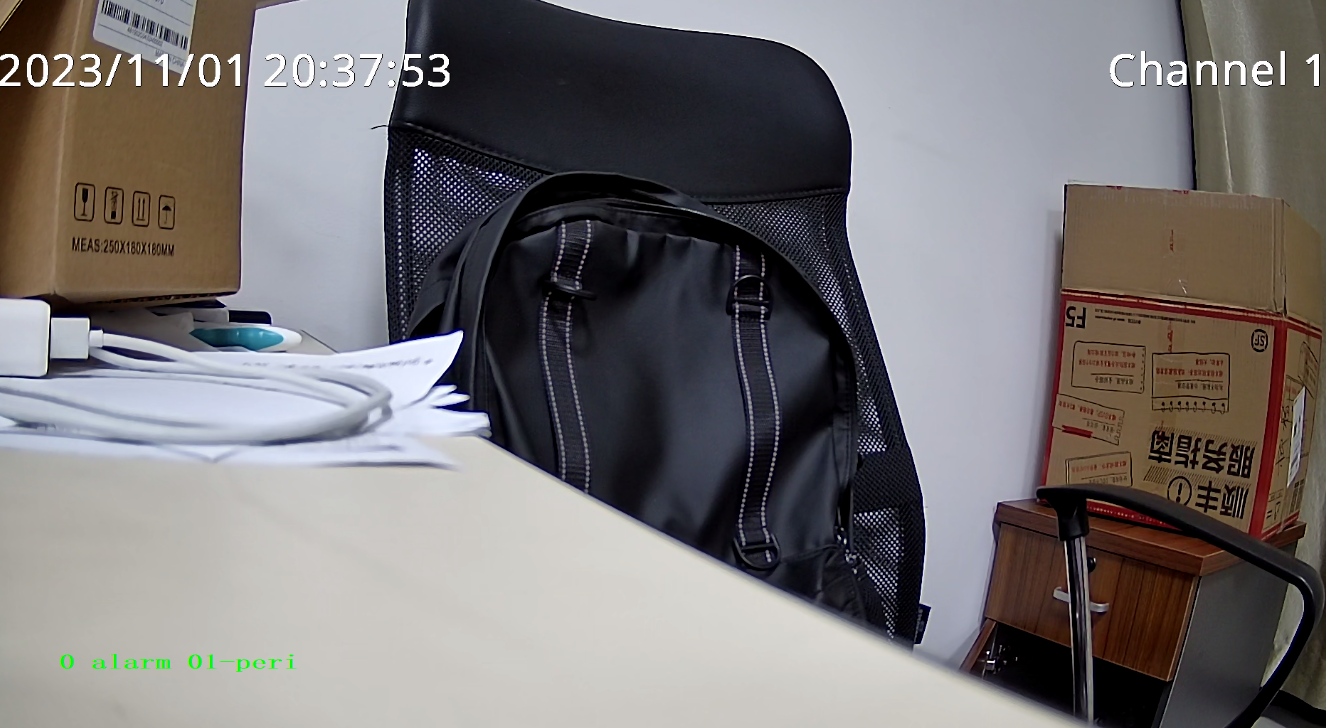
//> input picture doc/image/l.png, 1326 x 728 px
$ ./sift_feature_2   (built with g++ and OpenCV 4)
//> lines starting //> are read from the running program, lines starting //| are printed output that depends on the picture
#include <iostream>
#include <vector>
#include <opencv2/opencv.hpp>
#include <opencv2/highgui/highgui.hpp>
#include <opencv2/imgproc/imgproc.hpp>
#include <map>

std::vector<cv::Mat> computeScaleSpace(const cv::Mat& image,
                                       double sigma_min, double sigma_max, int num_scales)
{
    std::vector<cv::Mat> scale_space(num_scales);
    std::vector<cv::Mat> dog_space; // 差分高斯图像

    // 初始化高斯核
    std::vector<double> sigmas(num_scales);
    for (int i = 0; i < num_scales; i++)
    {
        sigmas[i] = sigma_min * std::pow(sigma_max / sigma_min, static_cast<double>(i) / (num_scales - 1));
    }

    // 计算高斯模糊图像
    for (int i = 0; i < num_scales; i++)
    {
        cv::GaussianBlur(image, scale_space[i], cv::Size(), sigmas[i], sigmas[i]);
    }

    // 计算差分高斯图像
    for (int i = 1; i < num_scales; i++)
    {
        cv::Mat dog = scale_space[i] - scale_space[i-1];
        dog_space.push_back(dog);
    }

    return dog_space;
}

// 计算Harris角点响应值
float computeCornerResponse(const cv::Mat& dog, int x, int y, int s)
{
    float Ixx = dog.at<float>(y-1,x) - 2*dog.at<float>(y,x) + dog.at<float>(y+1,x);
    float Iyy = dog.at<float>(y,x-1) - 2*dog.at<float>(y,x) + dog.at<float>(y,x+1);
    float Ixy = (dog.at<float>(y-1,x-1) - dog.at<float>(y-1,x+1) -
                dog.at<float>(y+1,x-1) + dog.at<float>(y+1,x+1)) / 4.0f;

    float cornerness = Ixx * Iyy - Ixy * Ixy - 0.04f * (Ixx + Iyy) * (Ixx + Iyy);
    return cornerness;
}

std::vector<cv::KeyPoint> detectKeypoints(const std::vector<cv::Mat>& dog_space)
{
    std::vector<cv::KeyPoint> keypoints;

    printf("start detect keypoints\n");
    for (int s = 0; s < dog_space.size(); s++)
    {
        printf("1 for\n");
        int rows = dog_space[s].rows;
        int cols = dog_space[s].cols;
        for (int y = 1; y < rows - 1; y++)
        {
            printf("2 for\n");
            for (int x = 1; x < cols - 1; x++)
            {
                printf("3 for %d\n", x);
                // 检查当前点是否为局部极值
                float center = dog_space[s].at<float>(y,x);
                if (std::abs(center) < 0.03)
                    continue; // 忽略幅值太小的点

                printf("here\n");
                bool is_extrema = true;
                for (int dy = -1; dy <= 1; dy++)
                {
                    printf("4 for\n");
                    for (int dx = -1; dx <= 1; dx++)
                    {
                        printf("5 for\n");
                        if (dy == 0 && dx == 0) continue;
                        int y_neighbor = y + dy;
                        int x_neighbor = x + dx;
                        if (y_neighbor < 0 || y_neighbor >= rows || x_neighbor < 0 || x_neighbor >= cols)
                        {
                            continue; // 跳过超出图像边界的邻域点
                        }
                        float neighbor = dog_space[s].at<float>(y_neighbor, x_neighbor);
                        if (std::abs(center) <= std::abs(neighbor))
                        {
                            is_extrema = false;
                            break;
                        }
                    }
                    if (!is_extrema) break;
                }

                if (is_extrema)
                {
                    // 计算Harris角点响应值
                    float cornerness = computeCornerResponse(dog_space[s], x, y, s);
                    if (cornerness > 0.1)
                    { // 角点响应值大于阈值,保留该点
                        cv::KeyPoint kp(x, y, 1.0f, -1, cornerness, s);
                        keypoints.push_back(kp);
                    }
                }
            }
        }
    }

    return keypoints;
}

int main(int argc, char** argv)
{
    // 加载输入图像
    cv::Mat input_image = cv::imread("l.png", cv::IMREAD_GRAYSCALE);
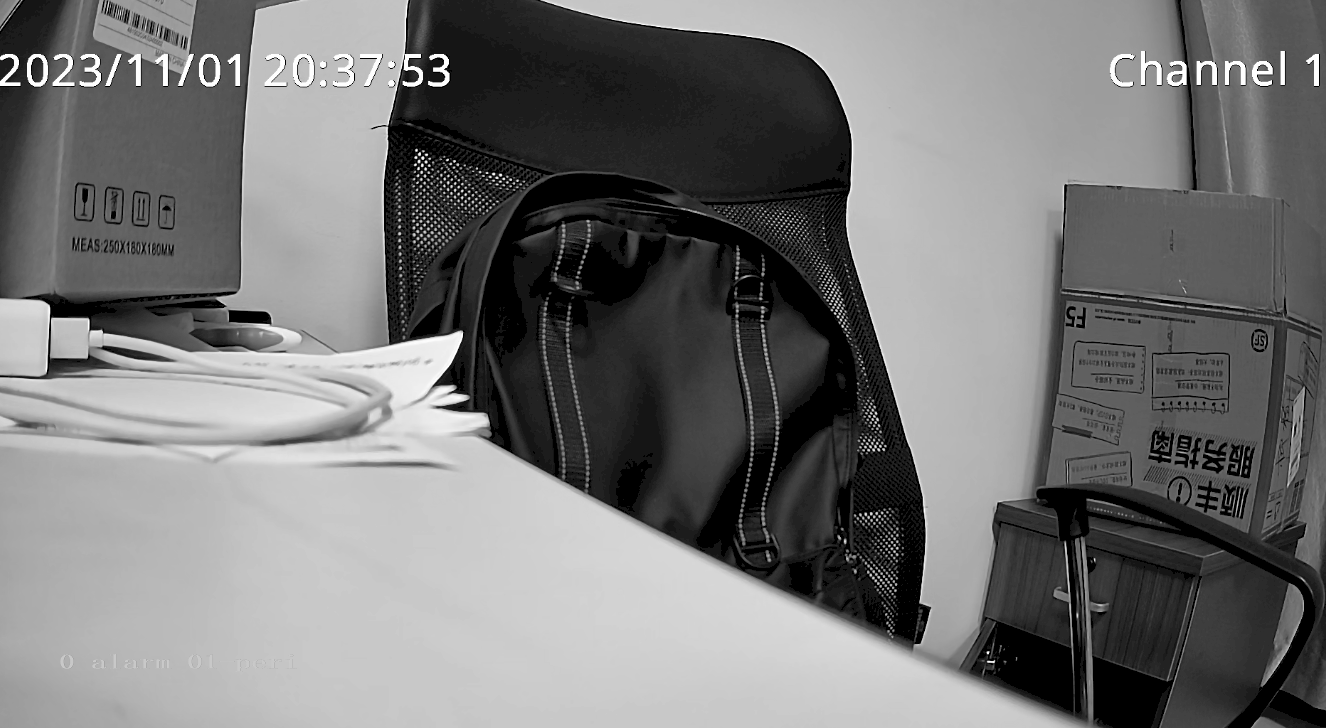
//> input_image: 728 rows x 1326 cols, CV_8UC1; min 0, max 255, mean 117.6

    // 计算尺度空间和差分高斯图像
    std::vector<cv::Mat> dog_space = computeScaleSpace(input_image, 0.5, 3.0, 5);
//> the loop in computeScaleSpace, `for (int i = 1; i < num_scales; i++)` made 4 passes
//> pass 1, in computeScaleSpace, `cv::Mat dog = scale_space[i] - scale_space[i-1];`:
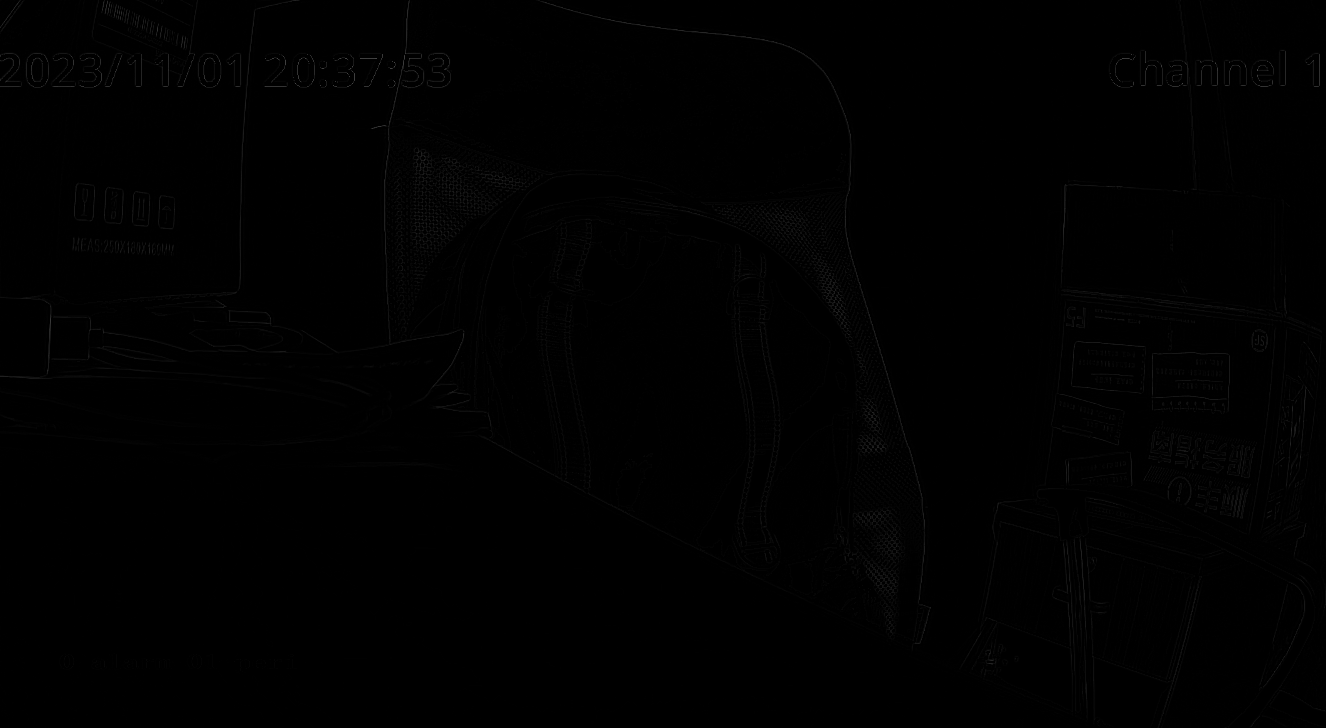
//> dog: 728 rows x 1326 cols, CV_8UC1; min 0, max 73, mean 0.7

    // 检测SIFT关键点
    std::vector<cv::KeyPoint> keypoints = detectKeypoints(dog_space);
//> the loop in detectKeypoints, `for (int s = 0; s < dog_space.size(); s++)` made 4 passes
//| 1 for
//| 1 for
//| 1 for
//| 1 for
//> after the loop in detectKeypoints, `for (int s = 0; s < dog_space.size(); s++)`: keypoints = 28 keypoints; strongest (x, y, size): (736, 81, 1), (73, 83, 1), (1308, 67, 1), (645, 69, 1)

    // 在原图上绘制关键点
    cv::Mat output_image;
    cv::drawKeypoints(input_image, keypoints, output_image, cv::Scalar::all(-1), cv::DrawMatchesFlags::DRAW_RICH_KEYPOINTS);

    // 显示结果
    // cv::imshow("SIFT Keypoints", output_image);
    cv::imwrite("sift_hessian_3.png", output_image);
    cv::waitKey(0);

    return 0;
}

$ run again, with doc/image/fusion.png copied over doc/image/l.png
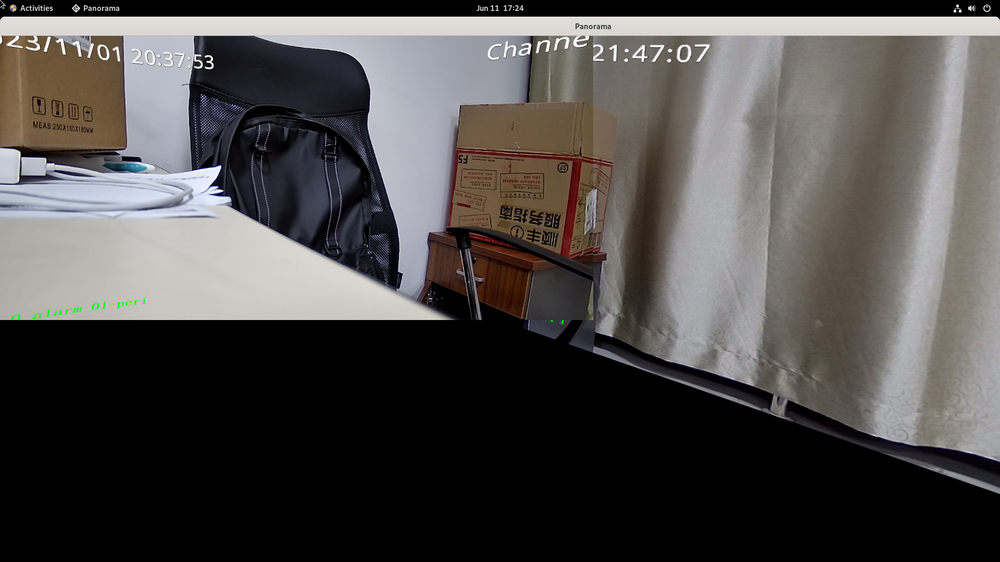
//> input picture doc/image/fusion.png, 1000 x 562 px, shrunk from 1920 x 1080 before the run
//> `cv::Mat input_image = cv::imread("l.png", cv::IMREAD_GRAYSCALE);`:
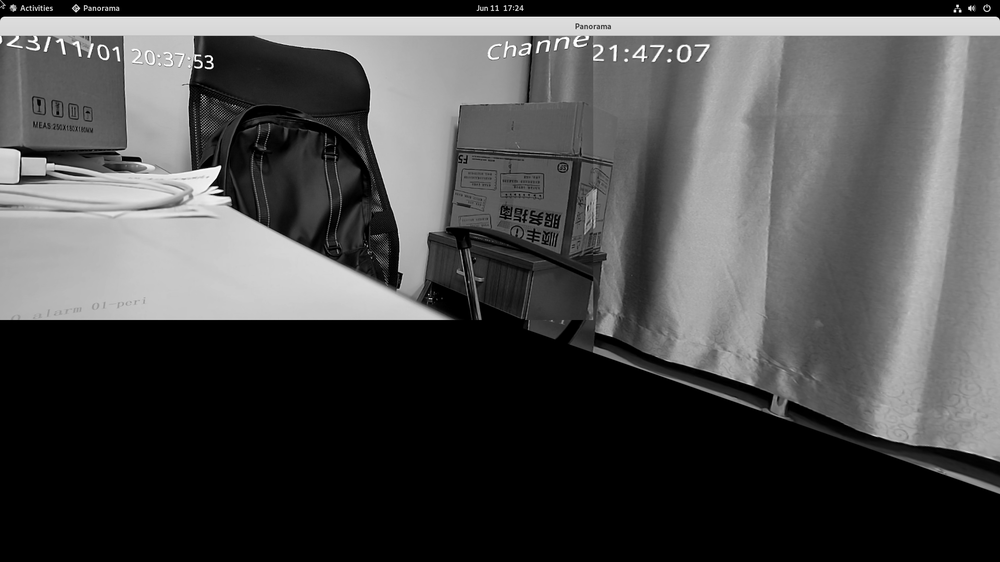
//> input_image: 562 rows x 1000 cols, CV_8UC1; min 0, max 255, mean 76.3
//> `std::vector<cv::Mat> dog_space = computeScaleSpace(input_image, 0.5, 3..`:
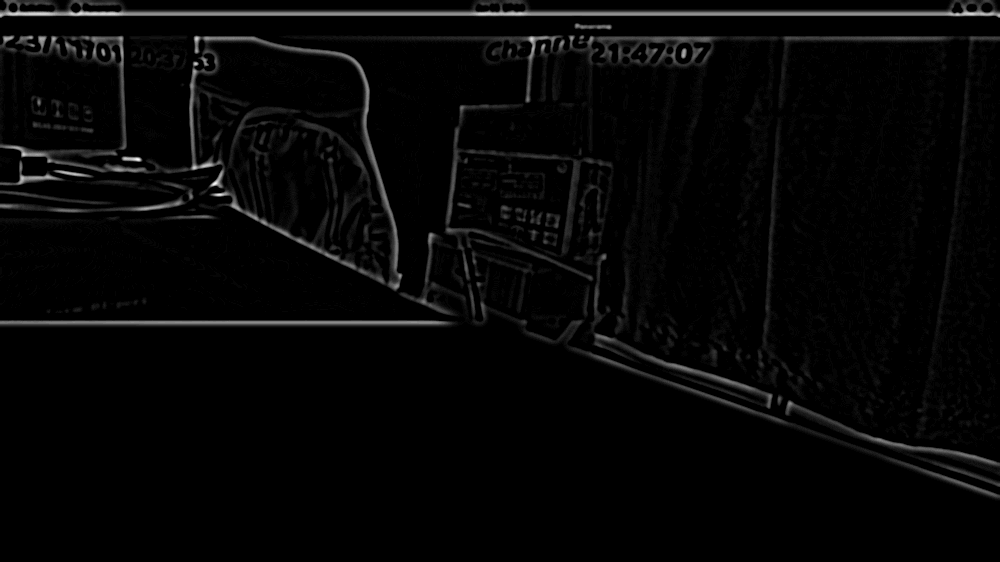
//> dog_space[3]: 562 rows x 1000 cols, CV_8UC1; min 0, max 38, mean 0.9; drawn with min black and max white
//> the loop in detectKeypoints, `for (int s = 0; s < dog_space.size(); s++)` made 4 passes
//| 1 for
//| 1 for
//| 1 for
//| 1 for
//> after the loop in detectKeypoints, `for (int s = 0; s < dog_space.size(); s++)`: keypoints = 0 keypoints

$ run again, with doc/image/r.png copied over doc/image/l.png
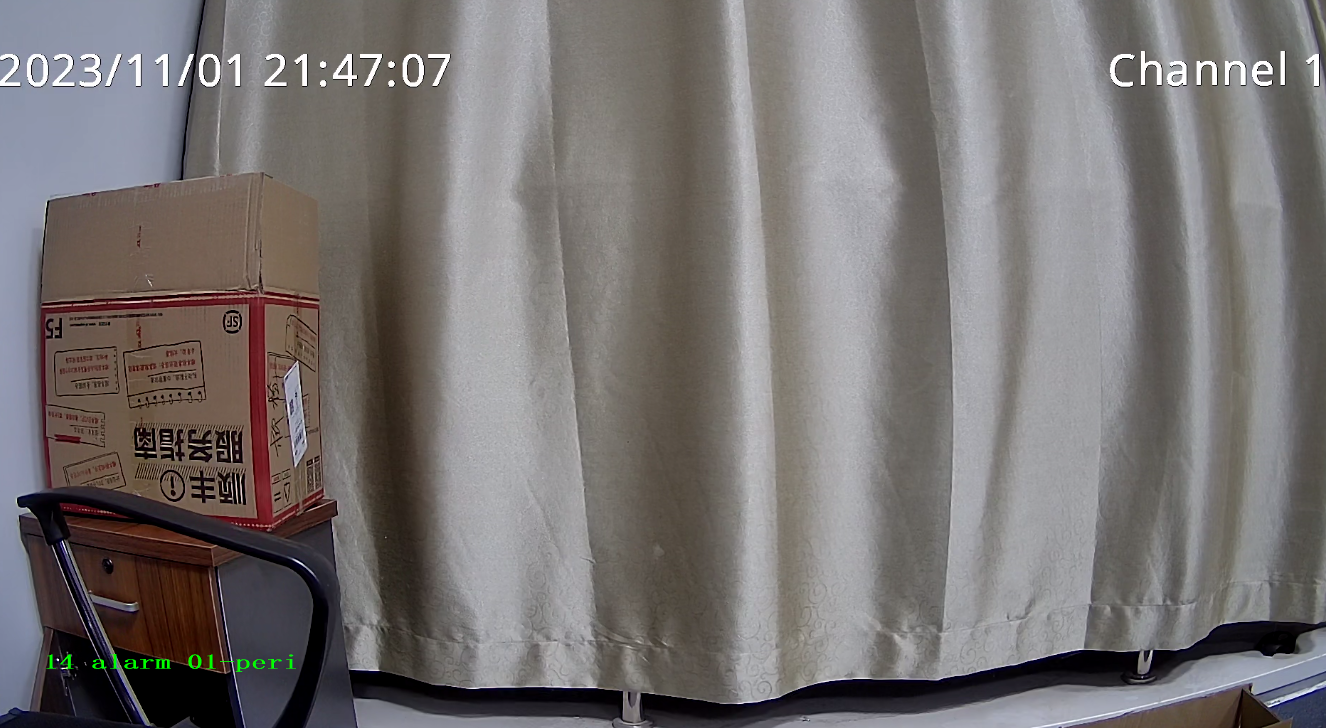
//> input picture doc/image/r.png, 1326 x 728 px
//> `cv::Mat input_image = cv::imread("l.png", cv::IMREAD_GRAYSCALE);`:
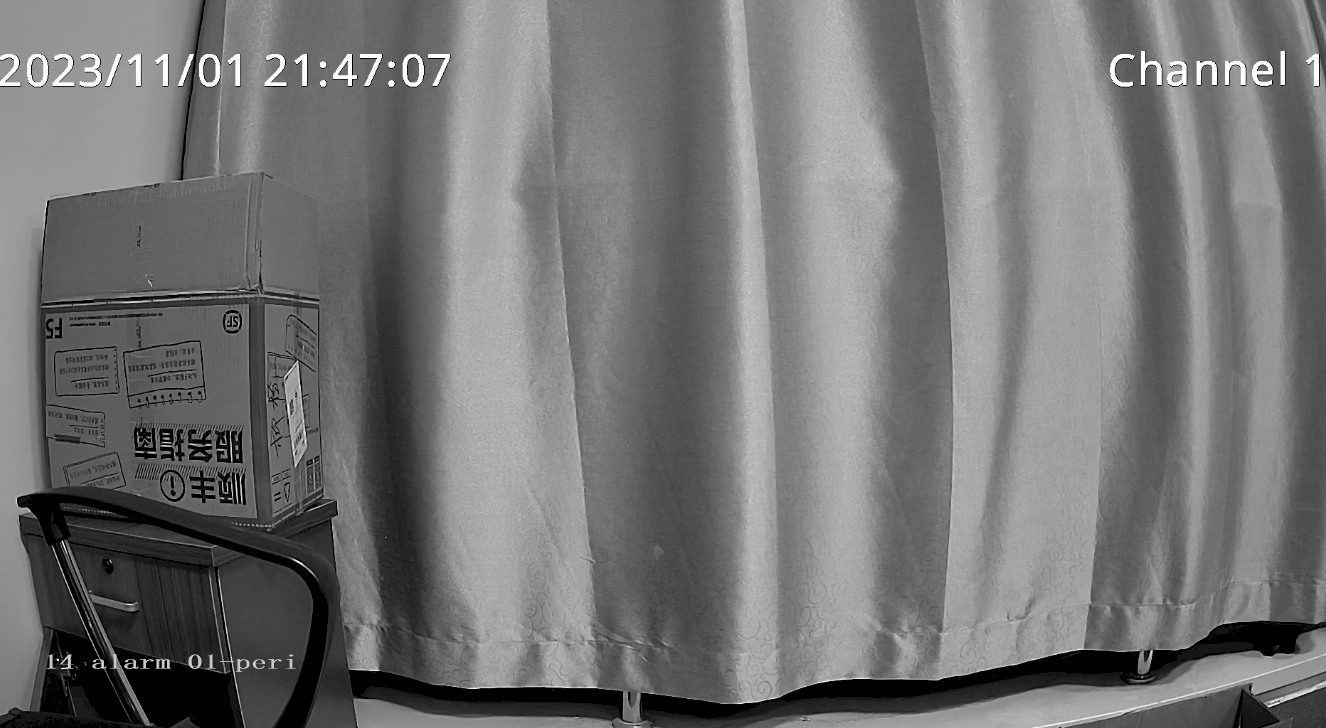
//> input_image: 728 rows x 1326 cols, CV_8UC1; min 0, max 255, mean 116.1
//> the loop in computeScaleSpace, `for (int i = 1; i < num_scales; i++)` made 4 passes
//> pass 3, in computeScaleSpace, `cv::Mat dog = scale_space[i] - scale_space[i-1];`:
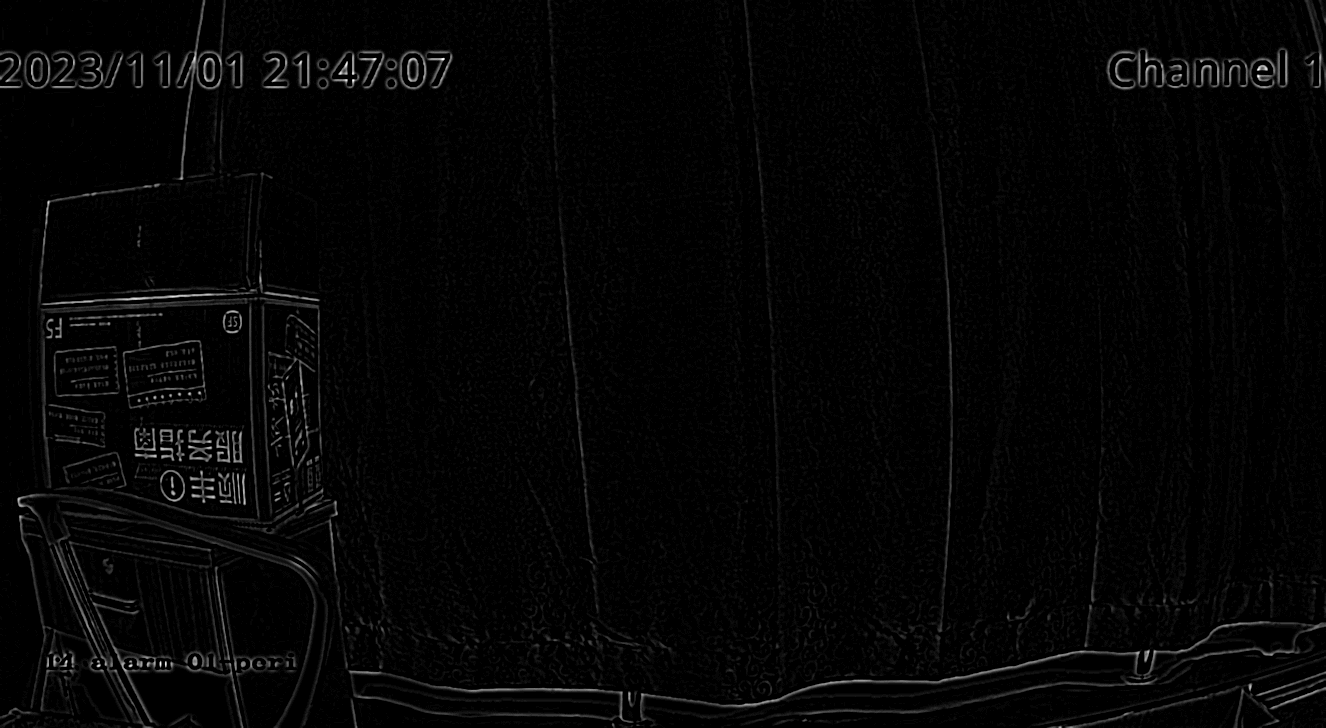
//> dog: 728 rows x 1326 cols, CV_8UC1; min 0, max 35, mean 0.7; drawn with min black and max white
//> the loop in detectKeypoints, `for (int s = 0; s < dog_space.size(); s++)` made 4 passes
//| 1 for
//| 1 for
//| 1 for
//| 1 for
//> after the loop in detectKeypoints, `for (int s = 0; s < dog_space.size(); s++)`: keypoints = 8 keypoints; (x, y, size): (749, 59, 1), (86, 61, 1), (1308, 67, 1), (645, 69, 1), (1001, 80, 1), (338, 82, 1), (691, 69, 1), (28, 71, 1)
